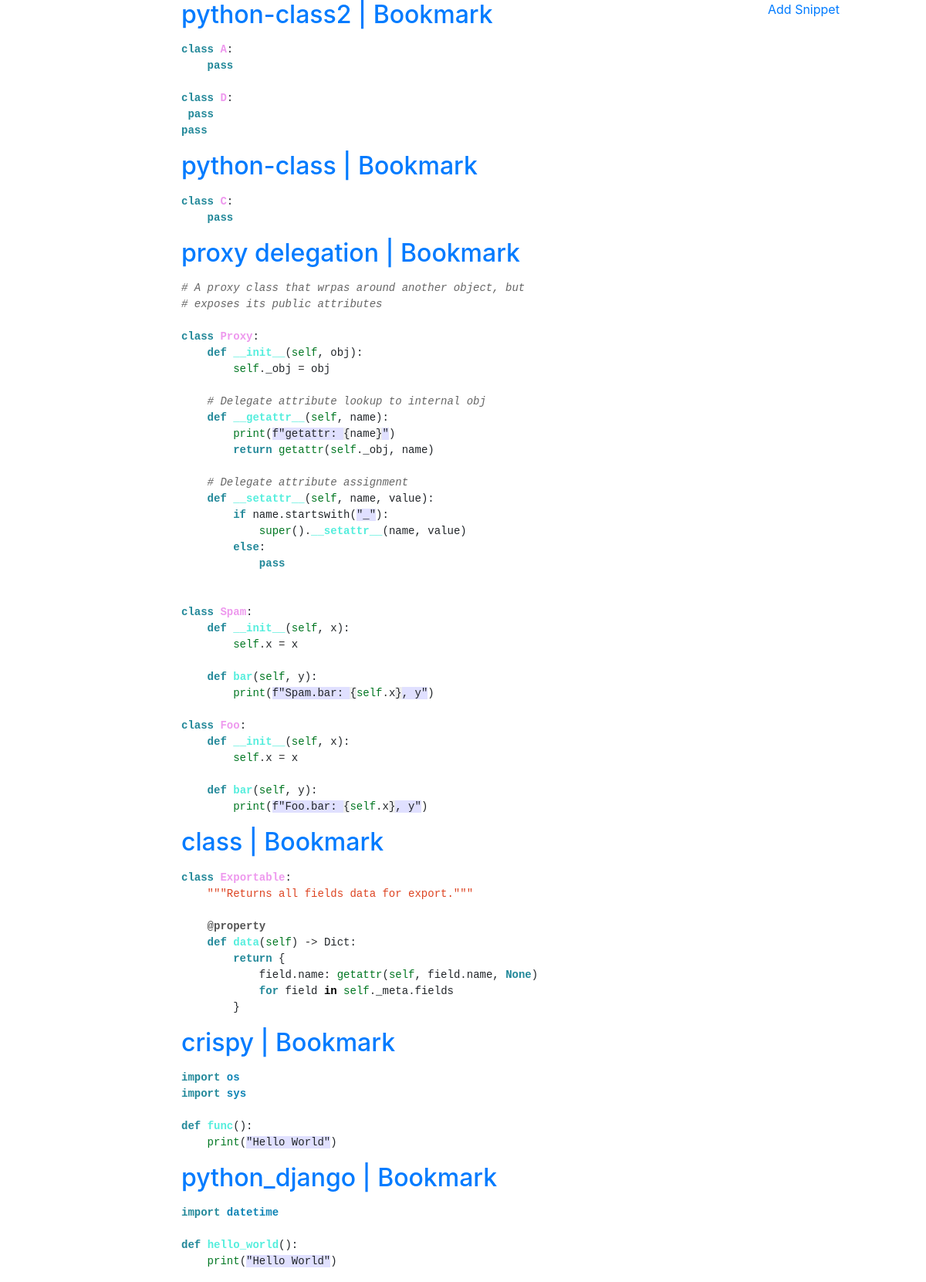
Page /all/ on the committed database.
### cab/models.py (models this page shows, shortened)
class Snippet(models.Model):
    objects = SnippetManager()
    title = models.CharField(max_length=225)
    language = models.ForeignKey(Language, on_delete=models.CASCADE)
    author = models.ForeignKey(User, on_delete=models.CASCADE)
    description = models.TextField()
    description_html = models.TextField(editable=False)
    code = models.TextField()
    highlighted_code = models.TextField(editable=False)
    tags = TagField()
    pub_date = models.DateTimeField(editable=False)
    updated_date = models.DateTimeField(editable=False)
    class Meta:
        ordering = ["-pub_date"]
    def get_absolute_url(self):
        return reverse("snippet_detail", args=[self.id, ])

### cab/views.py (the view)
# urls.py: path('all/', SnippetListView.as_view(), name='snippet_list'),
class SnippetListView(ListView):
    model = Snippet
    template_name = 'cab/snippet_list.html'

### cab/templates/cab/snippet_list.html
{% extends 'base.html' %}
{% block content %}
    {% for obj in object_list %}
    <h2><a href="{{obj.get_absolute_url}}">{{obj.title}}</a>
      <a href="{% url 'add_bookmark' obj.id %}"> | Bookmark</a>
    </h2>
      <p>{{obj.highlighted_code | safe}}</p>
    {% endfor %}
{% endblock content %}
{% block sidebar_middle %}
  <p><a href="{% url 'add_snippet' %}">Add Snippet</a></p>
{% endblock sidebar_middle %}

### cab/static/cab/pygments.css (style rules this page uses)
.k { color: #228899; font-weight: bold }
.o { color: #333333 }
.c1 { color: #666666; font-style: italic }
.kc { color: #228899; font-weight: bold }
.kn { color: #228899; font-weight: bold }
.nb { color: #007722 }
.nc { color: #ee99ee; font-weight: bold }
.nd { color: #555555; font-weight: bold }
.nf { color: #55eedd; font-weight: bold }
.nn { color: #0e84b5; font-weight: bold }
.ow { color: #000000; font-weight: bold }
.sa { background-color: #e0e0ff }
.sd { color: #DD4422 }
.s2 { background-color: #e0e0ff }
.si { background-color: #eeeeee }
.bp { color: #007722 }
.fm { color: #55eedd; font-weight: bold }

### rows in the picture
Snippet: title "python-class2", highlighted_code "class A : pass class D : pass pass"
Snippet: title "python-class", highlighted_code "class C : pass"
Snippet: title "proxy delegation", highlighted_code "# A proxy class that wrpas around another object, but # exposes its public attributes class Proxy : def __init__ ( self , obj ): self . _obj = obj # Delegate attribute lookup to internal obj def __getattr__ ( self , name ): print ( f \"getattr: { name } \" ) return getattr ( self . _obj , name ) # Delegate attribute assignment def __setattr__ ( self , name , value ): if name . startswith ( \"_\" ): super () . __setattr__ ( name , value ) else : pass class Spam : def __init__ ( self , x ): self . x = x def bar ( self , y ): print ( f \"Spam.bar: { self . x } , y\" ) class Foo : def __init__ ( self , x ): self . x = x def bar ( self , y ): print ( f \"Foo.bar: { self . x } , y\" )"
Snippet: title "class", highlighted_code "class Exportable : \"\"\"Returns all fields data for export.\"\"\" @property def data ( self ) -> Dict : return { field . name : getattr ( self , field . name , None ) for field in self . _meta . fields }"
Snippet: title "crispy", highlighted_code "import os import sys def func (): print ( \"Hello World\" )"
Snippet: title "python_django", highlighted_code "import datetime def hello_world (): print ( \"Hello World\" )"
